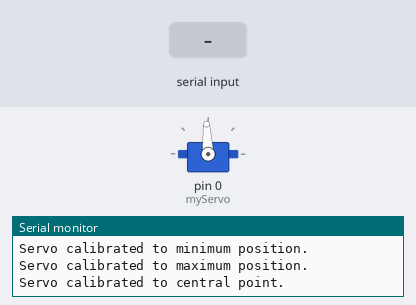
Recording of a sketch running on a simulated Arduino Uno, built with avr-gcc and run on an emulated ATmega328P. Shown: servo, the last lines printed to the serial monitor. The inputs (shaded band) are chosen by the test bench.

Above: at 9.2 s.
9.3 s: "f" received over Serial
At 9.8 s:
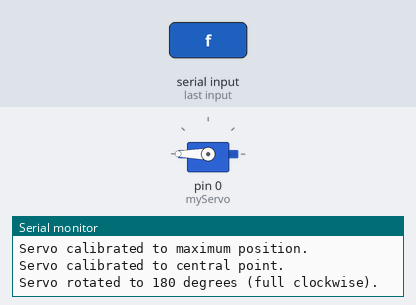
10.8 s: "b" received over Serial
At 12.0 s:
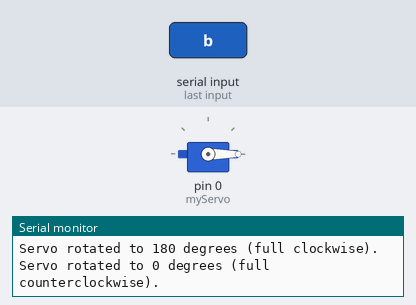
12.3 s: "0" received over Serial
At 13.3 s:
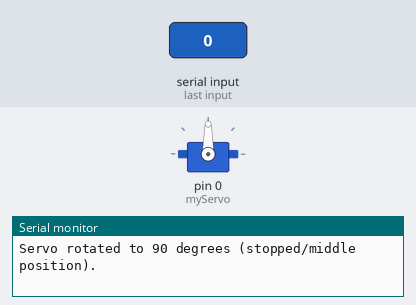
Timing chart, 0 to 15.3 s (numbered marks = the images above; inputs shaded):
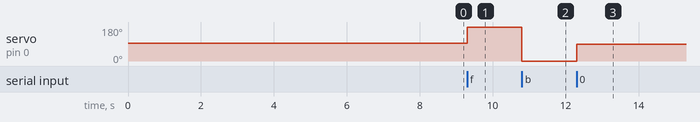

Measured:
- after the input at 9.3 s, servo on pin 0 (myServo): 93° → 180° at once
- after the input at 10.8 s, servo on pin 0 (myServo): 180° → 0° at once
- after the input at 12.3 s, servo on pin 0 (myServo): 0° → 90° at once

The sketch:

withcalibration.ino
```cpp
#include <Servo.h>

// TD-8325MG servo with calibration
// Check your servo data sheet before using the calibration

Servo myServo;  // Create a Servo object

void setup() {
  Serial.begin(9600);       // Start serial communication at 9600 baud rate
  myServo.attach(0);        // Attach the servo to GP0 (PWM pin)
  calibrateServo();         // Calibrate the servo
}

void loop() {
  if (Serial.available() > 0) {
    char command = Serial.read();  // Read the incoming command

    if (command == 'f') {
      myServo.write(180);  // Rotate servo to 180 degrees
      Serial.println("Servo rotated to 180 degrees (full clockwise).");  // Feedback
    } else if (command == 'b') {
      myServo.write(0);    // Rotate servo to 0 degrees
      Serial.println("Servo rotated to 0 degrees (full counterclockwise).");  // Feedback
    } else if (command == '0') {
      myServo.write(90);   // Rotate servo to 90 degrees (middle position)
      Serial.println("Servo rotated to 90 degrees (stopped/middle position).");  // Feedback
    } else {
      Serial.println("Unknown command. Please use 'f' for 180 degrees, 'b' for 0 degrees, or '0' for 90 degrees.");  // Error handling
    }
  }
}

void calibrateServo() {
  // Set the central point and dead band width for the servo
  int centralPoint = 1500;   // Central point in microseconds
  int deadBandWidth = 2;      // Dead band width in microseconds

  // Calculate the minimum and maximum pulse widths
  int minPulseWidth = centralPoint - deadBandWidth;   // Minimum pulse width
  int maxPulseWidth = centralPoint + deadBandWidth;   // Maximum pulse width

  // Calibrate the servo by moving it to its minimum and maximum positions
  Serial.println("Calibrating servo...");
  myServo.writeMicroseconds(minPulseWidth);  // Set servo to minimum position
  delay(1000);  // Delay for stability
  Serial.println("Servo calibrated to minimum position.");
  delay(2000);  // Wait for 2 seconds
  myServo.writeMicroseconds(maxPulseWidth);  // Set servo to maximum position
  delay(1000);  // Delay for stability
  Serial.println("Servo calibrated to maximum position.");
  delay(2000);  // Wait for 2 seconds
  myServo.writeMicroseconds(centralPoint);  // Set servo to central point
  Serial.println("Servo calibrated to central point.");
  delay(2000);  // Wait for 2 seconds
}
```
